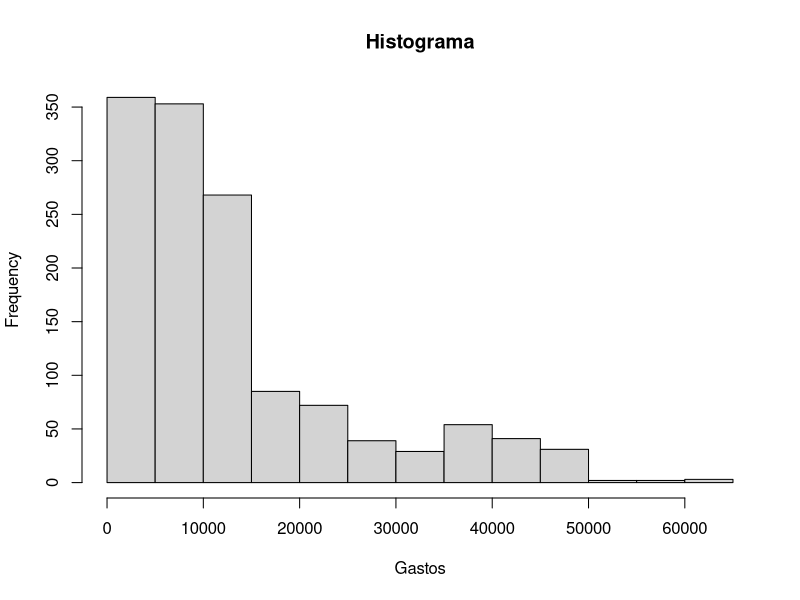
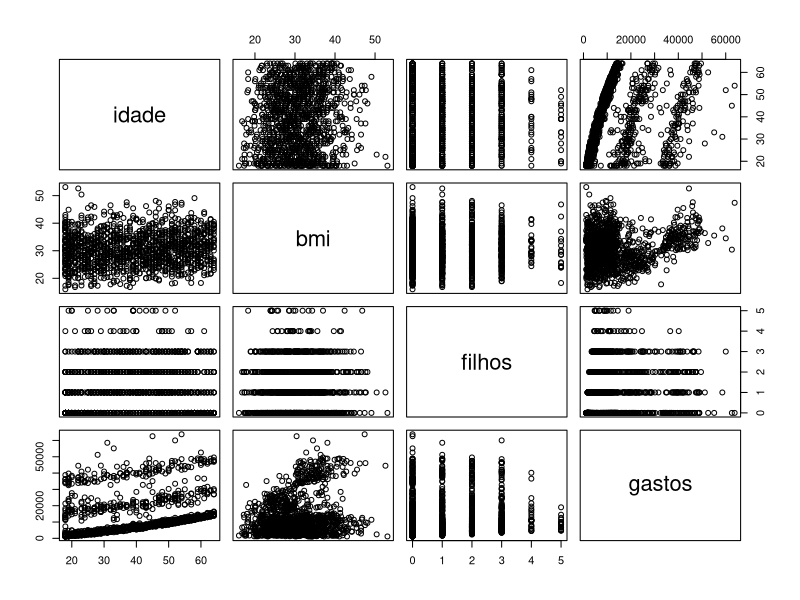
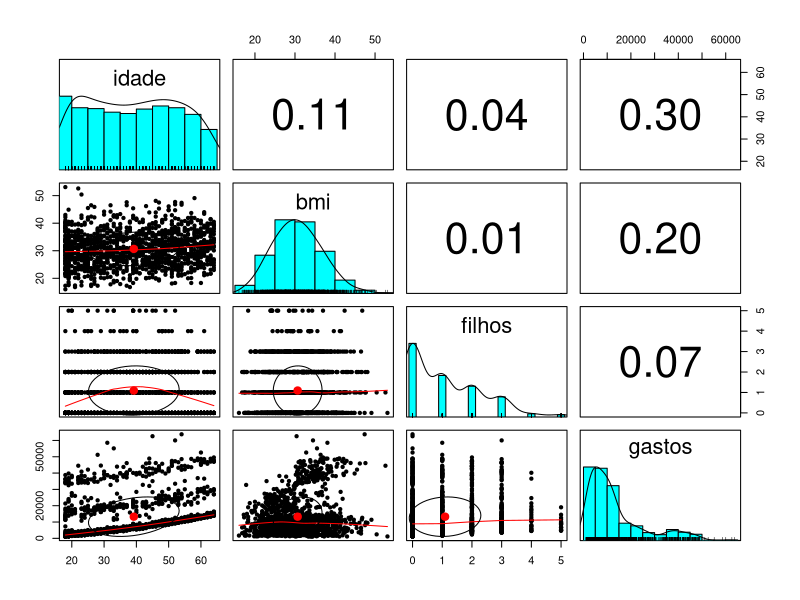

Write R code to recreate these figures, in order. (Note: this script raises an error after producing the figures.)
# Prevendo Despesas Hospitalares

# Para esta análise, vamos usar um conjunto de dados simulando despesas médicas hipotéticas 
# para um conjunto de pacientes espalhados por 4 regiões do Brasil.
# Esse dataset possui 1.338 observações e 7 variáveis.

# Etapa 1 - Coletando os dados
despesas <- read.csv("despesas.csv")


# Etapa 2: Explorando e Preparando os Dados
# Visualizando as variáveis
str(despesas)

# Medias de Tendência Central da variável gastos
summary(despesas$gastos)   

# Construindo um histograma
hist(despesas$gastos, main = 'Histograma', xlab = 'Gastos')

# Tabela de contingência das regiões
table(despesas$regiao)

# Explorando relacionamento entre as variáveis: Matriz de Correlação
cor(despesas[c("idade", "bmi", "filhos", "gastos")])

# Nenhuma das correlações na matriz são consideradas fortes, mas existem algumas associações interessantes. 
# Por exemplo, a idade e o bmi (IMC) parecem ter uma correlação positiva fraca, o que significa que 
# com o aumento da idade, a massa corporal tende a aumentar. Há também uma correlação positiva 
# moderada entre a idade e os gastos, além do número de filhos e os gasos. Estas associações implicam 
# que, à media que idade, massa corporal e número de filhos aumenta, o custo esperado do seguro saúde sobe. 

# Visualizando relacionamento entre as variáveis: Scatterplot
# Perceba que não existe um claro relacionamento entre as variáveis
pairs(despesas[c("idade", "bmi", "filhos", "gastos")])

# Scatterplot Matrix
# install.packages("psych")
library(psych)
# Este gráfico fornece mais informações sobre o relacionamento entre as variáveis
pairs.panels(despesas[c("idade", "bmi", "filhos", "gastos")])

# Etapa 3: Treinando o Modelo
modelo <- lm(gastos ~ idade + filhos + bmi + sexo + fumantes + regiao,
                data = despesas)

# Similar ao item anterior
modelo <- lm(gastos ~ ., data = despesas)

# Visualizando os coeficientes
modelo



# Prevendo despesas médicas 
previsao <- predict(modelo)
class(previsao)
head(previsao)


# Etapa 4: Avaliando a Performance do Modelo
# Mais detalhes sobre o modelo
summary(modelo)


# Etapa 5: Otimizando a Performance do Modelo

# Adicionando uma variável com o dobro do valor das idades

# Um das principais diferenças da modelagem de regressão para outras técnicas de Machine Learning é que a regressão 
# tipicamente deixa a seleção das características de especificação do modelo a cargo do analista. Consequentemente, 
# se nós temos informação suficiente sobre como a selecão das variáveis está relacionada ao resultado, nós podemos usar esta 
# informacão para especificar o modelo e assim melhorar a performance.

# Em regressão linear, o relacionamento entre a variável independente e a variavel dependente é considerado linear, 
# embora isso possa não ser sempre verdade. Por exemplo, o efeito da idade nos gastos médicos pode não ser constante 
# através de todas as idades. O tratamento médico pode ser desproporcionalmente maior entre a populacão mais velha.

# A regressão linear responde pela fórmula: y = A + Bx

# Entretanto, em algumas situações, podemos querer incluir uma relacão não linear, adicionado um termo de maior ordem ao modelo de regressão, 
# tratando o modelo como polinomial. Sendo assim, a fórmula será: y = A + B1x + B2xˆ2

# A diferença entre estas duas equações é que o item adicional B2 (coeficiente Beta), será estimado a partir do efeito de xˆ2 (x elevado ao quadrado), 
# capturando assim o impacto da idade em função da idade ao quadrado.

# Ao incluirmos idade e idade2 ao modelo, isso nos permitirá separar o impacto linear e não linear da idade nas despesas médicas. 
# ** A criacão da variável idade2 poderia levar ao questionamento sobre a multicolinearidade. Veja uma explicação abaixo sobre isso.

despesas$idade2 <- despesas$idade ^ 2

# Adicionando um indicador para BMI >= 30
despesas$bmi30 <- ifelse(despesas$bmi >= 30, 1, 0)

# Criando o modelo final
modelo_v2 <- lm(gastos ~ idade + idade2 + filhos + bmi + sexo +
                   bmi30 * fumantes + regiao, data = despesas)

summary(modelo_v2)




# ** Multicolinearidade

# A criação da variavel idade2 poderia levar ao questionamento sobre a multicolinearidade. Mas o que eh multicolinearidade?

# A multicolinearidade é um problema comum quando estimamos modelos de regressão linear, incluindo regressão logística. Este problema 
# ocorre quando existe alta correlação entre as variáveis preditivas, gerando estimativas não confiáveis dos coeficientes de regressão. 
# Com certeza este fenômeno é algo que requer atenção especial do Cientista de Dados, mas em alguns casos pode ser ignorada com segurança.

# Em nosso projeto, a multicolinearidade não é um problema. A multicolinearidade precisa ser verificada e resolvida quando queremos estimar o 
# efeito independente de duas variáveis que estão correlacionadas. Em nosso caso, não estamos interessados em avaliar o efeito da mudança 
# independente das variáveis idade e idade2. Sempre que se realiza um estudo que envolve idade é uma boa prática incluir a idade ao 
# quadrado para reduzir o efeito da idade no processo de modelagem, pois como vimos a relação da variável independente com a variável 
# idade (dependente) pode não ser necessariamente linear. A multicolinearidade estará presente, mas não afetará nosso objetivo final.


